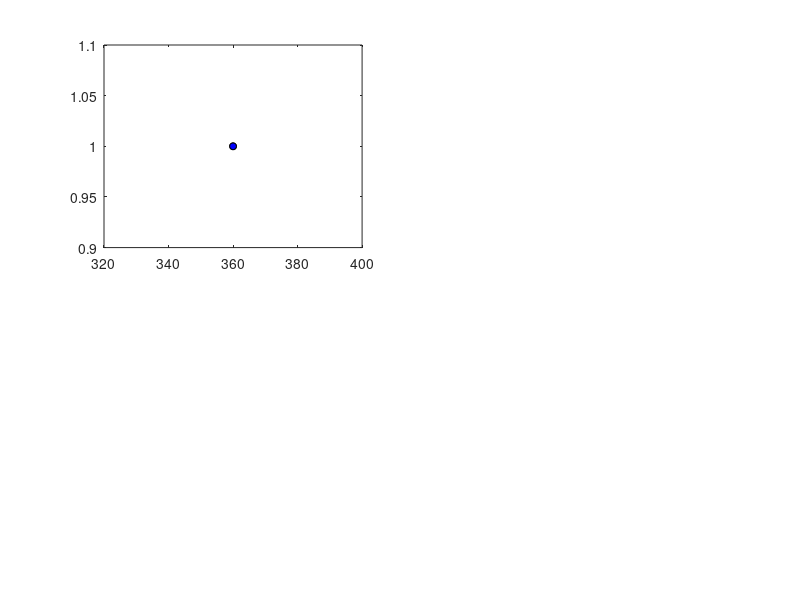

Recreate this plot in MATLAB. (Note: this script raises an error after producing the figure.)
subplot(2,2,1)
plot(360,1,'ok','MarkerFaceColor','r','markersize',5)
hold on
plot(360,1,'ok','MarkerFaceColor','b','markersize',5)
legend('right turn','left turn','location','ne')

plotcolor = 'r'
angle_pre = heading_pre;
turn = turn_angle_vel;

% mirror angles
for i = 1:length(angle_pre)
    if An_hor_max(i) < 0
        angle_pre(i) = -angle_pre(i);
        turn(i) = -turn(i);
    end
end
% % mirror angles
% for i = 1:length(angle_pre)
%     if An_hor_max(i) < 0  && settings.expansion.HorPos(i) == 0
%         angle_pre(i) = -angle_pre(i);
%         turn(i) = -turn(i);
%     elseif An_hor_max(i) > 0  && settings.expansion.HorPos(i) == 180
%         angle_pre(i) = -angle_pre(i);
%         turn(i) = -turn(i);
%     end
% end

% plot_angle_pre_turn_vectors_csaps
angle_post = turn;
plot_angle_pre_post_circmean

plotcolor = 'b'
angle_pre = heading_pre;
turn = turn_angle_vel;

% mirror angles
for i = 1:length(angle_pre)
    if An_hor_max(i) > 0
        angle_pre(i) = -angle_pre(i);
        turn(i) = -turn(i);
    end
end
% % mirror angles
% for i = 1:length(angle_pre)
%     if An_hor_max(i) > 0  && settings.expansion.HorPos(i) == 0
%         angle_pre(i) = -angle_pre(i);
%         turn(i) = -turn(i);
%     elseif An_hor_max(i) < 0  && settings.expansion.HorPos(i) == 180
%         angle_pre(i) = -angle_pre(i);
%         turn(i) = -turn(i);
%     end
% end

% plot_angle_pre_turn_vectors_csaps
angle_post = turn;
plot_angle_pre_post_circmean

xlabel('heading pre','fontsize',10) 
ylabel('heading turn','fontsize',10) 
set(gca,'xlim',[-180 180],'ylim',[-180 180])
set(gca,'XTick',[-180 -90 0 90 180])
set(gca,'YTick',[-180 -90 0 90 180],'fontsize',8) 

subplot(2,2,3)
plotcolor = 'r'
angle_pre = heading_pre;
turn = turn_angle_yaw

% mirror angles
for i = 1:length(angle_pre)
    if An_hor_max(i) < 0
        angle_pre(i) = -angle_pre(i);
        turn(i) = -turn(i);
    end
end
% % mirror angles
% for i = 1:length(angle_pre)
%     if An_hor_max(i) < 0  && settings.expansion.HorPos(i) == 0
%         angle_pre(i) = -angle_pre(i);
%         turn(i) = -turn(i);
%     elseif An_hor_max(i) > 0  && settings.expansion.HorPos(i) == 180
%         angle_pre(i) = -angle_pre(i);
%         turn(i) = -turn(i);
%     end
% end

% plot_angle_pre_turn_vectors_csaps
angle_post = turn;
plot_angle_pre_post_circmean

plotcolor = 'b'
angle_pre = heading_pre;
turn = turn_angle_yaw

% mirror angles
for i = 1:length(angle_pre)
    if An_hor_max(i) > 0
        angle_pre(i) = -angle_pre(i);
        turn(i) = -turn(i);
    end
end
% % mirror angles
% for i = 1:length(angle_pre)
%     if An_hor_max(i) > 0  && settings.expansion.HorPos(i) == 0
%         angle_pre(i) = -angle_pre(i);
%         turn(i) = -turn(i);
%     elseif An_hor_max(i) < 0  && settings.expansion.HorPos(i) == 180
%         angle_pre(i) = -angle_pre(i);
%         turn(i) = -turn(i);
%     end
% end

% plot_angle_pre_turn_vectors_csaps
angle_post = turn;
plot_angle_pre_post_circmean

xlabel('heading pre','fontsize',10) 
ylabel('yaw turn','fontsize',10) 
set(gca,'xlim',[-180 180],'ylim',[-180 180])
set(gca,'XTick',[-180 -90 0 90 180])
set(gca,'YTick',[-180 -90 0 90 180],'fontsize',8) 

subplot(2,2,2)
plotcolor = 'r'
angle_pre = yaw_pre;
turn = turn_angle_vel;

% mirror angles
for i = 1:length(angle_pre)
    if An_hor_max(i) < 0
        angle_pre(i) = -angle_pre(i);
        turn(i) = -turn(i);
    end
end
% % mirror angles
% for i = 1:length(angle_pre)
%     if An_hor_max(i) < 0  && settings.expansion.HorPos(i) == 0
%         angle_pre(i) = -angle_pre(i);
%         turn(i) = -turn(i);
%     elseif An_hor_max(i) > 0  && settings.expansion.HorPos(i) == 180
%         angle_pre(i) = -angle_pre(i);
%         turn(i) = -turn(i);
%     end
% end

% plot_angle_pre_turn_vectors_csaps
angle_post = turn;
plot_angle_pre_post_circmean


subplot(2,2,2)
plotcolor = 'b'
angle_pre = yaw_pre;
turn = turn_angle_vel;

% mirror angles
for i = 1:length(angle_pre)
    if An_hor_max(i) > 0
        angle_pre(i) = -angle_pre(i);
        turn(i) = -turn(i);
    end
end
% % mirror angles
% for i = 1:length(angle_pre)
%     if An_hor_max(i) > 0  && settings.expansion.HorPos(i) == 0
%         angle_pre(i) = -angle_pre(i);
%         turn(i) = -turn(i);
%     elseif An_hor_max(i) < 0  && settings.expansion.HorPos(i) == 180
%         angle_pre(i) = -angle_pre(i);
%         turn(i) = -turn(i);
%     end
% end

% plot_angle_pre_turn_vectors_csaps
angle_post = turn;
plot_angle_pre_post_circmean

xlabel('initial yaw','fontsize',10) 
ylabel('heading turn','fontsize',10) 
set(gca,'xlim',[-180 180],'ylim',[-180 180])
set(gca,'XTick',[-180 -90 0 90 180])
set(gca,'YTick',[-180 -90 0 90 180],'fontsize',8) 

subplot(2,2,4)
plotcolor = 'r'
angle_pre = yaw_pre;
turn = turn_angle_yaw

% mirror angles
for i = 1:length(angle_pre)
    if An_hor_max(i) < 0
        angle_pre(i) = -angle_pre(i);
        turn(i) = -turn(i);
    end
end
% % mirror angles
% for i = 1:length(angle_pre)
%     if An_hor_max(i) < 0  && settings.expansion.HorPos(i) == 0
%         angle_pre(i) = -angle_pre(i);
%         turn(i) = -turn(i);
%     elseif An_hor_max(i) > 0  && settings.expansion.HorPos(i) == 180
%         angle_pre(i) = -angle_pre(i);
%         turn(i) = -turn(i);
%     end
% end

% plot_angle_pre_turn_vectors_csaps
angle_post = turn;
plot_angle_pre_post_circmean

plotcolor = 'b'
angle_pre = yaw_pre;
turn = turn_angle_yaw

% mirror angles
for i = 1:length(angle_pre)
    if An_hor_max(i) > 0
        angle_pre(i) = -angle_pre(i);
        turn(i) = -turn(i);
    end
end
% % mirror angles
% for i = 1:length(angle_pre)
%     if An_hor_max(i) > 0  && settings.expansion.HorPos(i) == 0
%         angle_pre(i) = -angle_pre(i);
%         turn(i) = -turn(i);
%     elseif An_hor_max(i) < 0  && settings.expansion.HorPos(i) == 180
%         angle_pre(i) = -angle_pre(i);
%         turn(i) = -turn(i);
%     end
% end

% plot_angle_pre_turn_vectors_csaps
angle_post = turn;
plot_angle_pre_post_circmean

xlabel('initial yaw','fontsize',10) 
ylabel('yaw turn','fontsize',10) 
set(gca,'xlim',[-180 180],'ylim',[-180 180])
set(gca,'XTick',[-180 -90 0 90 180])
set(gca,'YTick',[-180 -90 0 90 180],'fontsize',8) 
